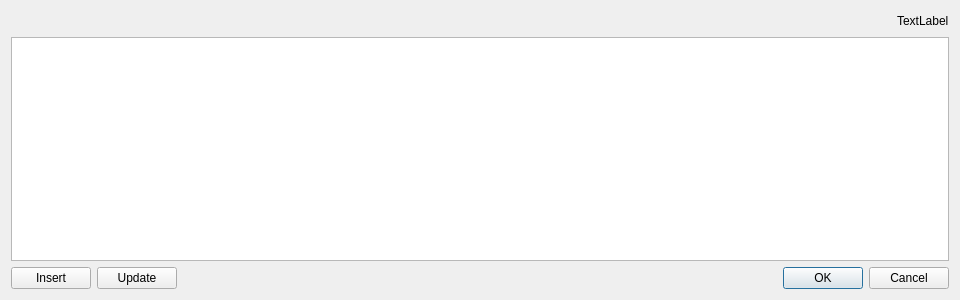
<?xml version="1.0" encoding="UTF-8"?>
<ui version="4.0">
 <class>DataListForm</class>
 <widget class="QDialog" name="DataListForm">
  <property name="geometry">
   <rect>
    <x>0</x>
    <y>0</y>
    <width>960</width>
    <height>300</height>
   </rect>
  </property>
  <property name="windowTitle">
   <string>Dialog</string>
  </property>
  <layout class="QVBoxLayout" name="verticalLayout_2">
   <item>
    <layout class="QHBoxLayout" name="horizontalLayout">
     <item>
      <spacer name="horizontalSpacer">
       <property name="orientation">
        <enum>Qt::Orientation::Horizontal</enum>
       </property>
       <property name="sizeHint" stdset="0">
        <size>
         <width>40</width>
         <height>20</height>
        </size>
       </property>
      </spacer>
     </item>
     <item>
      <widget class="QLabel" name="label">
       <property name="text">
        <string>TextLabel</string>
       </property>
      </widget>
     </item>
    </layout>
   </item>
   <item>
    <widget class="QTableWidget" name="tableWidget">
     <property name="editTriggers">
      <set>QAbstractItemView::EditTrigger::NoEditTriggers</set>
     </property>
     <property name="selectionMode">
      <enum>QAbstractItemView::SelectionMode::SingleSelection</enum>
     </property>
     <property name="selectionBehavior">
      <enum>QAbstractItemView::SelectionBehavior::SelectRows</enum>
     </property>
    </widget>
   </item>
   <item>
    <layout class="QHBoxLayout" name="horizontalLayout_2">
     <item>
      <widget class="QPushButton" name="pushButton_Insert">
       <property name="text">
        <string>Insert</string>
       </property>
      </widget>
     </item>
     <item>
      <widget class="QPushButton" name="pushButton_Update">
       <property name="text">
        <string>Update</string>
       </property>
      </widget>
     </item>
     <item>
      <spacer name="horizontalSpacer_2">
       <property name="orientation">
        <enum>Qt::Orientation::Horizontal</enum>
       </property>
       <property name="sizeHint" stdset="0">
        <size>
         <width>40</width>
         <height>20</height>
        </size>
       </property>
      </spacer>
     </item>
     <item>
      <widget class="QDialogButtonBox" name="buttonBox">
       <property name="orientation">
        <enum>Qt::Orientation::Horizontal</enum>
       </property>
       <property name="standardButtons">
        <set>QDialogButtonBox::StandardButton::Cancel|QDialogButtonBox::StandardButton::Ok</set>
       </property>
      </widget>
     </item>
    </layout>
   </item>
  </layout>
 </widget>
 <resources/>
 <connections>
  <connection>
   <sender>buttonBox</sender>
   <signal>accepted()</signal>
   <receiver>DataListForm</receiver>
   <slot>accept()</slot>
   <hints>
    <hint type="sourcelabel">
     <x>248</x>
     <y>254</y>
    </hint>
    <hint type="destinationlabel">
     <x>157</x>
     <y>274</y>
    </hint>
   </hints>
  </connection>
  <connection>
   <sender>buttonBox</sender>
   <signal>rejected()</signal>
   <receiver>DataListForm</receiver>
   <slot>reject()</slot>
   <hints>
    <hint type="sourcelabel">
     <x>316</x>
     <y>260</y>
    </hint>
    <hint type="destinationlabel">
     <x>286</x>
     <y>274</y>
    </hint>
   </hints>
  </connection>
 </connections>
</ui>
